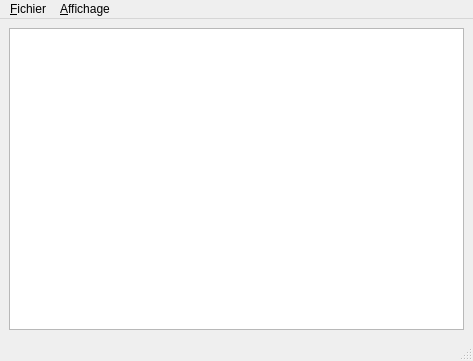
<?xml version="1.0" encoding="UTF-8"?>
<ui version="4.0">
 <class>mwListe</class>
 <widget class="QMainWindow" name="mwListe">
  <property name="windowModality">
   <enum>Qt::NonModal</enum>
  </property>
  <property name="geometry">
   <rect>
    <x>0</x>
    <y>0</y>
    <width>473</width>
    <height>361</height>
   </rect>
  </property>
  <property name="windowTitle">
   <string>MainWindow</string>
  </property>
  <property name="windowIcon">
   <iconset>
    <normaloff>:/images/edit.svg</normaloff>:/images/edit.svg</iconset>
  </property>
  <widget class="QWidget" name="centralwidget">
   <layout class="QGridLayout" name="gridLayout">
    <item row="0" column="0">
     <widget class="WidgetListe" name="listM">
      <property name="alternatingRowColors">
       <bool>true</bool>
      </property>
      <property name="sortingEnabled">
       <bool>false</bool>
      </property>
     </widget>
    </item>
   </layout>
  </widget>
  <widget class="QMenuBar" name="menuBar">
   <property name="geometry">
    <rect>
     <x>0</x>
     <y>0</y>
     <width>473</width>
     <height>19</height>
    </rect>
   </property>
   <widget class="QMenu" name="menuFile">
    <property name="title">
     <string>&amp;Fichier</string>
    </property>
    <addaction name="actFind"/>
    <addaction name="actExHTML"/>
    <addaction name="separator"/>
    <addaction name="actOptions"/>
    <addaction name="separator"/>
    <addaction name="actQuit"/>
   </widget>
   <widget class="QMenu" name="menuView">
    <property name="title">
     <string>&amp;Affichage</string>
    </property>
    <addaction name="actTypeFilms"/>
    <addaction name="actTypeZik"/>
    <addaction name="actTypeBook"/>
   </widget>
   <addaction name="menuFile"/>
   <addaction name="menuView"/>
  </widget>
  <widget class="QStatusBar" name="statusBar"/>
  <action name="actOptions">
   <property name="icon">
    <iconset>
     <normaloff>:/images/misc.svg</normaloff>:/images/misc.svg</iconset>
   </property>
   <property name="text">
    <string>&amp;Options</string>
   </property>
  </action>
  <action name="actQuit">
   <property name="icon">
    <iconset>
     <normaloff>:/images/finish.svg</normaloff>:/images/finish.svg</iconset>
   </property>
   <property name="text">
    <string>&amp;Quitter</string>
   </property>
  </action>
  <action name="actExHTML">
   <property name="icon">
    <iconset>
     <normaloff>:/images/www.svg</normaloff>:/images/www.svg</iconset>
   </property>
   <property name="text">
    <string>&amp;Exporter</string>
   </property>
  </action>
  <action name="actTypeFilms">
   <property name="checkable">
    <bool>true</bool>
   </property>
   <property name="text">
    <string>&amp;Films</string>
   </property>
  </action>
  <action name="actTypeZik">
   <property name="checkable">
    <bool>true</bool>
   </property>
   <property name="text">
    <string>&amp;Musique</string>
   </property>
  </action>
  <action name="actTypeBook">
   <property name="checkable">
    <bool>true</bool>
   </property>
   <property name="text">
    <string>&amp;Livres</string>
   </property>
  </action>
  <action name="actFind">
   <property name="text">
    <string>&amp;Rechercher</string>
   </property>
  </action>
 </widget>
 <customwidgets>
  <customwidget>
   <class>WidgetListe</class>
   <extends>QListWidget</extends>
   <header>src/ui/widgetListe.h</header>
  </customwidget>
 </customwidgets>
 <connections>
  <connection>
   <sender>actQuit</sender>
   <signal>triggered()</signal>
   <receiver>mwListe</receiver>
   <slot>close()</slot>
   <hints>
    <hint type="sourcelabel">
     <x>-1</x>
     <y>-1</y>
    </hint>
    <hint type="destinationlabel">
     <x>270</x>
     <y>210</y>
    </hint>
   </hints>
  </connection>
 </connections>
</ui>
